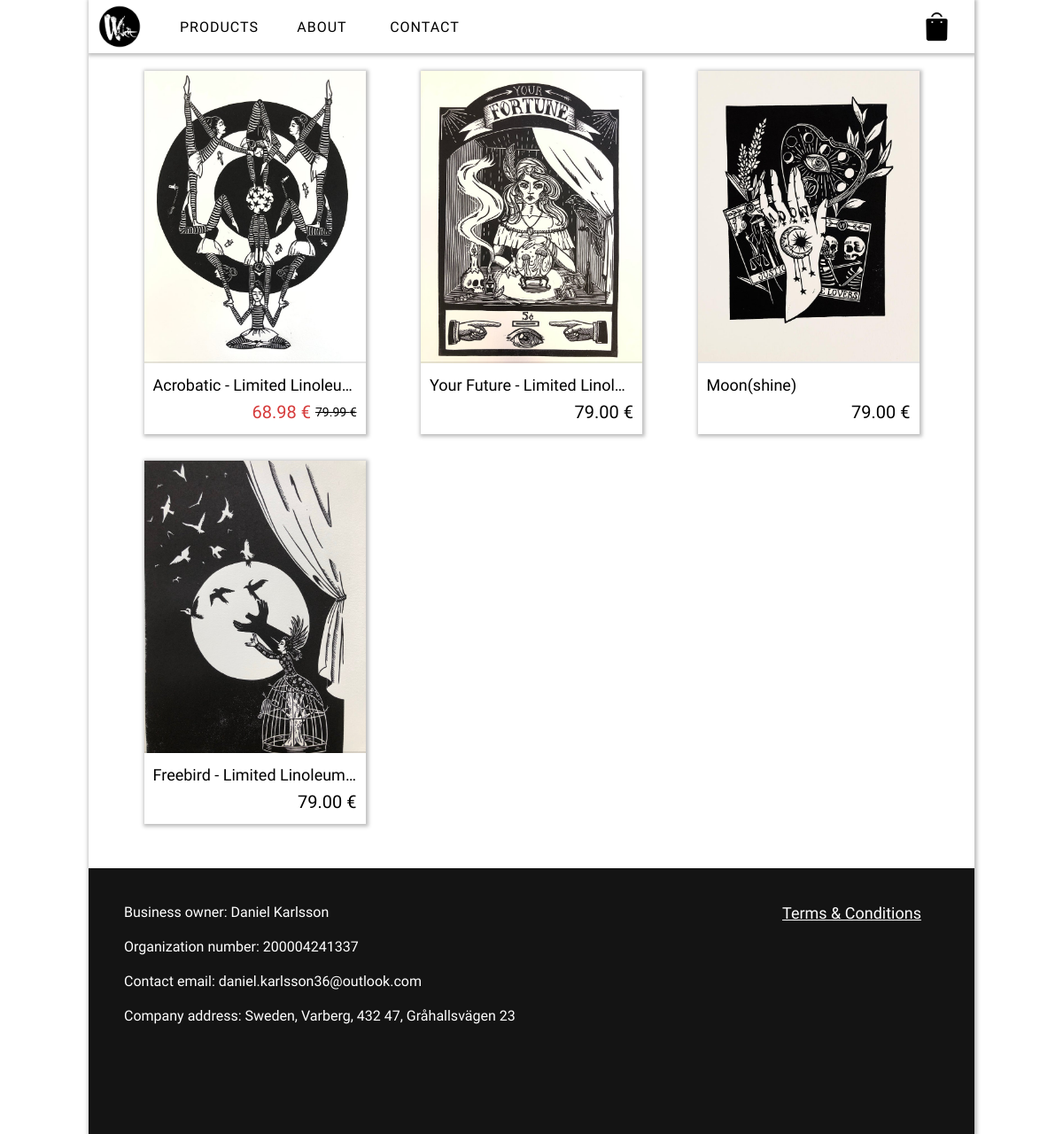
The page /products.php on the database as committed earlier.
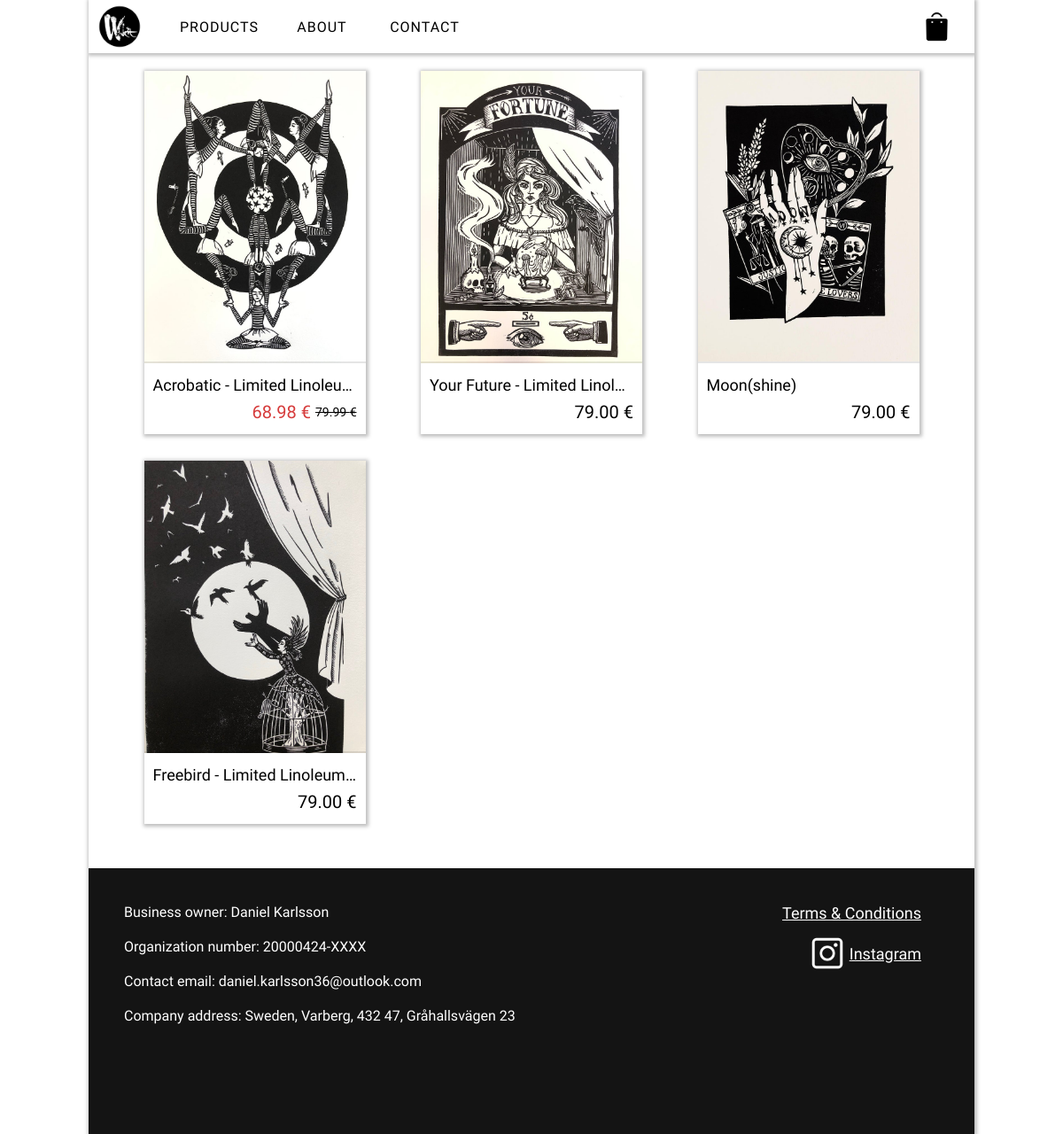
The same page on the database as committed later.
### tables this page shows
CREATE TABLE `company` (
  `id` int(11) NOT NULL,
  `full_name` text NOT NULL,
  `address` text NOT NULL,
  `organization_num` text NOT NULL,
  `email` text NOT NULL,
  `country` text NOT NULL,
  `city` text NOT NULL,
  `zip` text NOT NULL,
  `company_name` text NOT NULL,
  `instagram_link` text NOT NULL,
  `twitter_link` text NOT NULL
);

### classes/DB.php (called while the page is built, shortened)
<?php
    class DB{
        private static $_instance = null;
        private $_pdo,
                $_query,
                $_error = false,
                $_results,
                $_count = 0;
        private function __construct(){
            try{
                $this->_pdo = new PDO('mysql:host='. Config::get("mysql/host") .';dbname='. Config::get("mysql/db").';charset=utf8',
                Config::get("mysql/username"), Config::get("mysql/password"));
            }
            catch(PDOException $e){
                die($e->getMessage());
            }
        }
        public static function getInstance(){
            if(!isset(self::$_instance)){
                self::$_instance = new DB();
            }
            return self::$_instance;
        }
        public function query($sql, $params = []){
            if($this->_query = $this->_pdo->prepare($sql)){
                if($this->_query->execute()){
                    $this->_results = $this->_query->fetchAll(PDO::FETCH_OBJ);
                } else{
                    $this->_error = true;
                }
            }
            return $this;
        }
        protected function _read($table, $params = []){
            $conditionString = '';
            $bind = [];
            $order = '';
            $limit = '';
            if(isset($params['conditions'])){
                if(is_array($params['conditions'])){
                    foreach($params['conditions'] as $condition){
                        $conditionString .= ' ' .  $condition . ' AND';
                    }
                    $conditionString = trim($conditionString);
                    $conditionString = rtrim($conditionString, ' AND');
                } else{
                    $conditionString = $params['conditions'];
                }
                if($conditionString != ''){
                    $conditionString = ' WHERE ' . $conditionString;
                }
            }
        $sql = "SELECT * FROM {$table}{$conditionString}{$order}{$limit}";
        if(!$this->query($sql, $bind)->results()){
            return false;
        }
        return true;
        }
        public function findFirst($table, $params = []){
            if($this->_read($table, $params)){
                return $this->first();
            }
            return false;
        }
        public function results(){
            return $this->_results;
        }
        public function first(){
            return (!empty($this->_results)) ? $this->_results[0] : [];
        }
    }
?>

### classes/Config.php (called while the page is built)
<?php
    class Config{
        public static function get($path = null){
            if($path){
                $config = $GLOBALS['config'];
                $path = explode('/', $path);
                foreach($path as $bit){
                    if(isset($config[$bit])){
                        $config = $config[$bit];
                    }
                }
                return $config;
            }
            return false;
        }
    }
?>

### products.php (the view, shortened to what the changed rows need)
<?php
    require_once("classes/DB.php");
    require_once("classes/Config.php");
?>
<html>
    <head>
        <?php
            include("includes/head.php");
        ?>
        <link rel="stylesheet" href="./public/style/dashboard.css">
    </head>
<body>
    <div class="content" id="content">
        <div class="center-content" id="center-content">
        <?php include_once('includes/footer.php'); ?>
    </div>
</div>
</body>
</html>

### includes/footer.php (shortened to what the changed rows need)
<link rel="stylesheet" href="public/style/footer.css">
<?php
    $company = DB::getInstance()->findFirst('company', array(
        'conditions' => 'id = 0'
    ));
?>
<div class="footer-container">
    <div class="contact-information">
        <div class="contact-information-alt">Business owner:  <?= $company->full_name; ?></div>
        <div class="contact-information-alt">Organization number:  <?= $company->organization_num; ?></div>
        <div class="contact-information-alt">Contact email:  <?= $company->email; ?></div>
        <div class="contact-information-alt">Company address:  <?= $company->country; ?>, <?= $company->city; ?>,  <?= $company->zip; ?>, <?= $company->address; ?></div>
    </div>
    <div class="other-footer-contianer">
        <div class="social-media-container">
            <?php
                if(!empty($company->instagram_link)):
            ?>
            <div class="social-media-alt-container" onclick="window.location.href = '<?= $company->instagram_link; ?>'">
                <div class="social-media-alt instagram"></div>
                <div class="social-media-text">Instagram</div>
            </div>
            <?php
                endif;
            ?>
        </div>
    </div>
</div>

Rows that differ between the two databases and show on the page:
changed company "Daniel Karlsson": organization_num "200004241337" → "20000424-XXXX"
Other text that changed with them:
text now shown: "Instagram"
